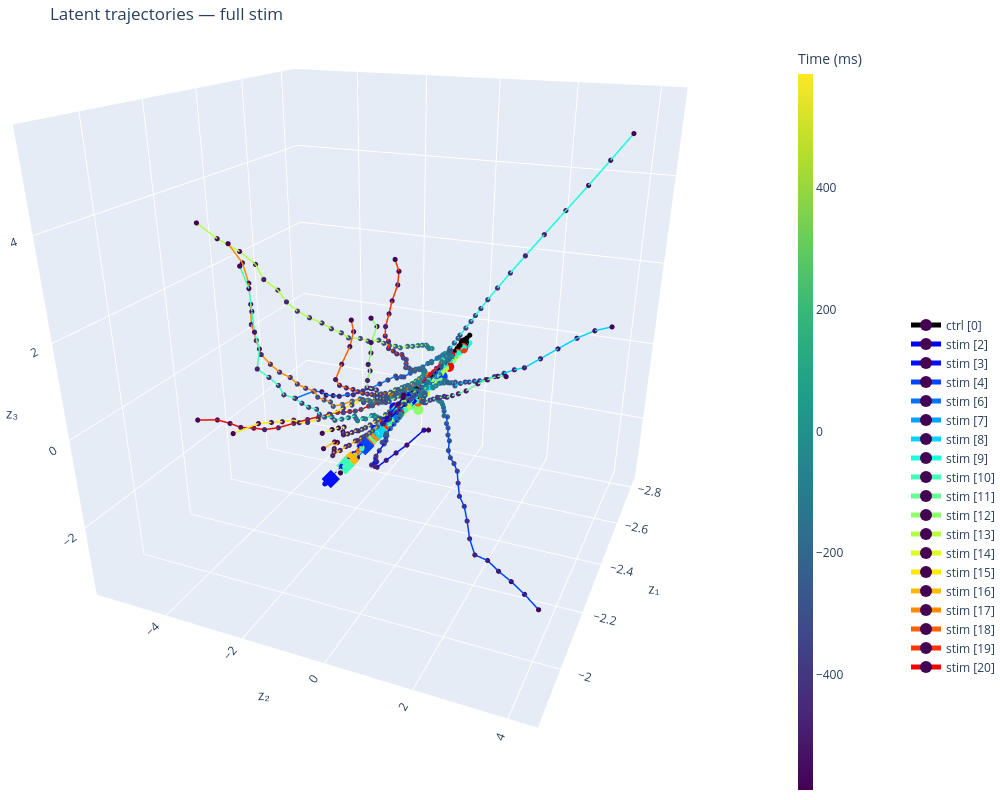

Notebook code for this chart:
### Code cell
# All sessions, post-stim only
fig = plot_latent_phase_portrait_sessions(
    z_by_session=z_by_session,
    centers_ms_by_session=centers_ms_by_session,
    control_indices=CONTROL_INDICES,
    alpha_trials=0.05,
    plot_sessions = [0] +list(range(2, 5)) + list(range(6, 21)),  # or e.g. [0, 1, 2, 5]
    pre_trim_bins=0,
    post_trim_bins=0,
    epoch="full",        # "full", "pre", or "post"
    show_pre_post=True,
    show_trials=False,
    show_markers=True,
)
fig.update_layout(scene_camera=dict(eye=dict(x=1.75, y=0.75, z=0.75), center=dict(x=0, y=0, z=-0.2)))
fig.show()
